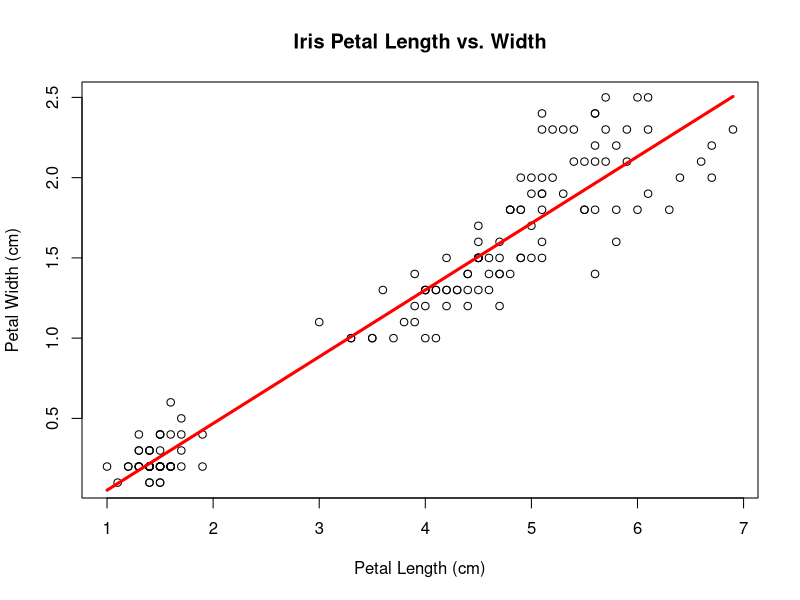

Source code (R):
# Creating Statistical Models

# Load the data
data("iris")

# Peak at data
head(iris)

# Create a scatterplot
plot(
  x = iris$Petal.Length,
  y = iris$Petal.Width,
  main = "Iris Petal Length vs. Width",
  xlab = "Petal Length (cm)",
  ylab = "Petal Width (cm)"
)

# Create a linear regression model
model <- lm(
  formula = Petal.Width ~ Petal.Length,
  data = iris
)

# Summarize the model
summary(model)

# Draw a regression line on plot
lines(
  x = iris$Petal.Length,
  y = model$fitted,
  col = "red",
  lwd = 3
)

# Get correlation coefficient
cor(
  x = iris$Petal.Length,
  y = iris$Petal.Width
)

# Predict new values from the model
predict(
  object = model,
  newdata = data.frame(
    Petal.Length = c(2, 5, 7)
  )
)
